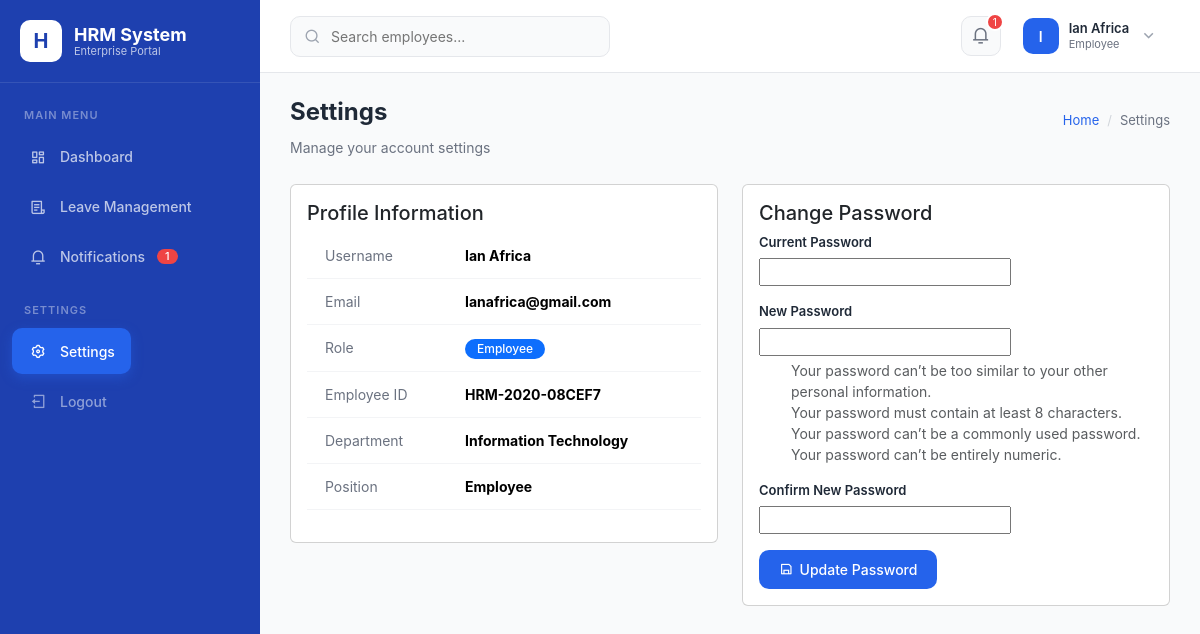
The page /settings/ (signed in) on the database its author committed.
### core/models.py (models this page shows, shortened)
class Employee(models.Model):
    ROLE_CHOICES = [
        ('admin', 'Admin'),
        ('hr_staff', 'HR Staff'),
        ('manager', 'Manager'),
        ('employee', 'Employee'),
    ]
    CIVIL_STATUS_CHOICES = [
        ('Single', 'Single'),
        ('Married', 'Married'),
        ('Divorced', 'Divorced'),
        ('Widowed', 'Widowed'),
    ]
    GENDER_CHOICES = [
        ('Male', 'Male'),
        ('Female', 'Female'),
        ('Other', 'Other'),
    ]
    EMPLOYMENT_TYPE_CHOICES = [
        ('Regular', 'Regular'),
        ('Probationary', 'Probationary'),
        ('Contractual', 'Contractual'),
        ('Part-Time', 'Part-Time'),
        ('Intern', 'Intern'),
    ]
    EMPLOYMENT_STATUS_CHOICES = [
        ('Active', 'Active'),
        ('Inactive', 'Inactive'),
        ('Resigned', 'Resigned'),
        ('Terminated', 'Terminated'),
        ('Suspended', 'Suspended'),
    ]
    user = models.OneToOneField(User, on_delete=models.CASCADE, related_name='employee')
    employee_id = models.CharField(max_length=20, unique=True, editable=False)
    first_name = models.CharField(max_length=50)
    middle_name = models.CharField(max_length=50, blank=True, null=True)
    last_name = models.CharField(max_length=50)
    gender = models.CharField(max_length=10, choices=GENDER_CHOICES)
    birth_date = models.DateField()
    civil_status = models.CharField(max_length=20, choices=CIVIL_STATUS_CHOICES)
    contact_number = models.CharField(max_length=20)
    email_address = models.EmailField()
    address = models.TextField()
    profile_photo = models.ImageField(upload_to='profiles/', blank=True, null=True)
    department = models.ForeignKey(Department, on_delete=models.SET_NULL, null=True, related_name='employees')
    position = models.CharField(max_length=100, blank=True, null=True)
    employment_type = models.CharField(max_length=20, choices=EMPLOYMENT_TYPE_CHOICES, default='Regular')
    date_hired = models.DateField()
    employment_status = models.CharField(max_length=20, choices=EMPLOYMENT_STATUS_CHOICES, default='Active')
    immediate_supervisor = models.CharField(max_length=100, blank=True, null=True)
    role = models.CharField(max_length=20, choices=ROLE_CHOICES, default='employee')
    created_at = models.DateTimeField(auto_now_add=True)
    updated_at = models.DateTimeField(auto_now=True)
    class Meta:
        ordering = ['last_name', 'first_name']

class Department(models.Model):
    name = models.CharField(max_length=100, unique=True)
    code = models.CharField(max_length=10, unique=True)
    description = models.TextField(blank=True, null=True)
    created_at = models.DateTimeField(auto_now_add=True)
    updated_at = models.DateTimeField(auto_now=True)
    class Meta:
        ordering = ['name']

### core/views/settings_views.py (the view)
# urls.py: path('settings/', settings_views.settings_view, name='settings'),
@login_required
def settings_view(request):
    if request.method == 'POST':
        form = PasswordChangeForm(request.user, request.POST)
        if form.is_valid():
            user = form.save()
            update_session_auth_hash(request, user)
            messages.success(request, 'Your password was updated successfully!')
            return redirect('settings')
        else:
            messages.error(request, 'Please correct the errors below.')
    else:
        form = PasswordChangeForm(request.user)
    try:
        employee = request.user.employee
        role_display = employee.get_role_display()
    except:
        employee = None
        role_display = 'HR Administrator' if request.user.is_superuser else 'Employee'
    context = {
        'form': form,
        'employee': employee,
        'role_display': role_display,
    }
    return render(request, 'settings.html', context)

### core/context_processors.py (called while the page is built, shortened)
def notification_count(request):
    if request.user.is_authenticated:
        unread_count = Notification.objects.filter(
            recipient=request.user, is_read=False
        ).count()
        recent_notifications = Notification.objects.filter(
            recipient=request.user
        )[:5]
        user_role = get_user_role(request.user)
        return {
            'unread_notifications': unread_count,
            'recent_notifications': recent_notifications,
            'user_role': user_role,
            'user_role_display': ROLE_DISPLAY.get(user_role, 'Employee'),
        }

### templates/settings.html (shortened to what this page needs)
{% extends 'base.html' %}
{% load static %}
{% block content %}
<div class="page-header">
    <div class="page-title">
        <h2>Settings</h2>
        <small>Manage your account settings</small>
    </div>
    <div class="breadcrumb">
        <a href="{% url 'dashboard' %}">Home</a>
        <span class="separator">/</span>
        <span>Settings</span>
    </div>
</div>
<div class="row">
    <div class="col-md-6">
        <div class="card">
            <div class="card-body">
                <h5 class="card-title">Profile Information</h5>
                <table class="table table-borderless">
                    <tr>
                        <td style="width:140px;color:var(--gray-500);">Username</td>
                        <td><strong>{{ user.username }}</strong></td>
                    </tr>
                    <tr>
                        <td style="color:var(--gray-500);">Email</td>
                        <td><strong>{{ user.email }}</strong></td>
                    </tr>
                    <tr>
                        <td style="color:var(--gray-500);">Role</td>
                        <td><span class="badge bg-primary">{{ role_display }}</span></td>
                    </tr>
                    {% if employee %}
                    <tr>
                        <td style="color:var(--gray-500);">Employee ID</td>
                        <td><strong>{{ employee.employee_id }}</strong></td>
                    </tr>
                    <tr>
                        <td style="color:var(--gray-500);">Department</td>
                        <td><strong>{{ employee.department.name|default:'N/A' }}</strong></td>
                    </tr>
                    <tr>
                        <td style="color:var(--gray-500);">Position</td>
                        <td><strong>{{ employee.position|default:'N/A' }}</strong></td>
                    </tr>
                    {% endif %}
                </table>
            </div>
        </div>
    </div>
    <div class="col-md-6">
        <div class="card">
            <div class="card-body">
                <h5 class="card-title">Change Password</h5>
                <form method="POST">
                    <div class="form-group mb-3">
                        <label>Current Password</label>
                        {{ form.old_password }}
                    </div>
                    <div class="form-group mb-3">
                        <label>New Password</label>
                        {{ form.new_password1 }}
                        {% if form.new_password1.help_text %}
                        <div class="form-text">{{ form.new_password1.help_text }}</div>
                        {% endif %}
                    </div>
                    <div class="form-group mb-3">
                        <label>Confirm New Password</label>
                        {{ form.new_password2 }}
                    </div>
                    <button type="submit" class="btn btn-primary">
                        <i class="ri-save-line"></i> Update Password
                    </button>
                </form>
            </div>
        </div>
    </div>
</div>
{% endblock %}

### templates/navbar.html (shortened to what this page needs)
{% load static %}
<nav class="top-navbar">
    <div class="navbar-left">
        <div class="search-box">
            <i class="ri-search-line"></i>
            <form method="GET" action="{% url 'employee_list' %}" style="display:inline;">
                <input type="text" name="search" placeholder="Search employees..." value="{{ search_query|default:'' }}">
            </form>
        </div>
    </div>
    <div class="navbar-right">
        <div class="position-relative">
            <button class="nav-icon" id="notificationBtn">
                <i class="ri-notification-3-line"></i>
                {% if unread_notifications > 0 %}
                <span class="notification-dot">{{ unread_notifications }}</span>
                {% endif %}
            </button>
        </div>
        <div class="position-relative">
            <div class="user-dropdown" id="userDropdownBtn">
                <div class="user-avatar">
                    {% with name=user.get_full_name|default:user.username %}
                    {{ name|make_list|first|upper }}
                    {% endwith %}
                </div>
                <div class="user-info">
                    <div class="name">{{ user.get_full_name|default:user.username }}</div>
                    <div class="role">{{ user_role_display|default:"Employee" }}</div>
                </div>
                <i class="ri-arrow-down-s-line" style="color:var(--gray-400);font-size:18px;"></i>
            </div>
        </div>
    </div>
</nav>

### static/css/styles.css (style rules this page uses)
:root { --primary: #2563EB; --primary-dark: #1E40AF; --primary-light: #DBEAFE; --white: #FFFFFF; --dark: #1F2937; --success: #10B981; --warning: #F59E0B; --danger: #EF4444; --gray-50: #F9FAFB; --gray-100: #F3F4F6; --gray-200: #E5E7EB; --gray-300: #D1D5DB; --gray-400: #9CA3AF; --gray-500: #6B7280; --gray-600: #4B5563; --sidebar-width: 260px; }
* { margin: 0; padding: 0; box-sizing: border-box; }
body { font-family: 'Inter', -apple-system, BlinkMacSystemFont, 'Segoe UI', Roboto, sans-serif; background: var(--gray-50); color: var(--dark); overflow-x: hidden; }
a { text-decoration: none; }
ul { list-style: none; }
.top-navbar { background: var(--white); padding: 12px 30px; display: flex; align-items: center; justify-content: space-between; border-bottom: 1px solid var(--gray-200); position: sticky; top: 0; z-index: 999; }
.top-navbar .navbar-left { display: flex; align-items: center; gap: 20px; }
.top-navbar .search-box { position: relative; }
.top-navbar .search-box input { width: 320px; padding: 9px 16px 9px 40px; border: 1px solid var(--gray-200); border-radius: 10px; font-size: 14px; background: var(--gray-50); transition: all 0.2s; }
.top-navbar .search-box i { position: absolute; left: 14px; top: 50%; transform: translateY(-50%); color: var(--gray-400); }
.top-navbar .navbar-right { display: flex; align-items: center; gap: 16px; }
.top-navbar .nav-icon { position: relative; width: 40px; height: 40px; border-radius: 10px; background: var(--gray-50); border: 1px solid var(--gray-200); display: flex; align-items: center; justify-content: center; color: var(--gray-500); font-size: 18px; cursor: pointer; transition: all 0.2s; }
.top-navbar .nav-icon .notification-dot { position: absolute; top: -4px; right: -4px; width: 18px; height: 18px; background: var(--danger); border-radius: 50%; font-size: 10px; color: white; display: flex; align-items: center; justify-content: center; border: 2px solid var(--white); }
.top-navbar .user-dropdown { display: flex; align-items: center; gap: 10px; cursor: pointer; padding: 6px 12px 6px 6px; border-radius: 10px; transition: all 0.2s; }
.top-navbar .user-avatar { width: 36px; height: 36px; border-radius: 10px; background: var(--primary); color: white; display: flex; align-items: center; justify-content: center; font-weight: 600; font-size: 14px; }
.top-navbar .user-info { line-height: 1.3; }
.top-navbar .user-info .name { font-size: 13px; font-weight: 600; color: var(--dark); }
.top-navbar .user-info .role { font-size: 11px; color: var(--gray-500); }
.page-header { display: flex; justify-content: space-between; align-items: center; margin-bottom: 25px; flex-wrap: wrap; gap: 12px; }
.page-header h2 { font-size: 24px; font-weight: 700; color: var(--dark); }
.page-header .page-title small { font-size: 14px; color: var(--gray-500); font-weight: 400; }
.breadcrumb { display: flex; align-items: center; gap: 8px; font-size: 13px; color: var(--gray-500); }
.breadcrumb a { color: var(--primary); }
.breadcrumb .separator { color: var(--gray-300); }
.table { width: 100%; border-collapse: collapse; }
.table td { padding: 12px 18px; font-size: 14px; border-bottom: 1px solid var(--gray-100); vertical-align: middle; }
.badge { padding: 4px 12px; border-radius: 20px; font-size: 12px; font-weight: 500; display: inline-block; }
.btn { display: inline-flex; align-items: center; gap: 6px; padding: 9px 20px; border: none; border-radius: 10px; font-size: 14px; font-weight: 500; cursor: pointer; transition: all 0.2s; text-decoration: none; }
.btn-primary { background: var(--primary); color: var(--white); }
.form-group { margin-bottom: 20px; }
.form-group label { display: block; font-size: 13px; font-weight: 600; color: var(--dark); margin-bottom: 6px; }

### rows shown on the page
Employee: employee_id "HRM-2020-08CEF7", department.name "Information Technology", position "Employee"

### other values the page prints
{{ unread_notifications }} "1"
{{ name|make_list|first|upper }} "I"
{{ user.get_full_name|default:user.username }} "Ian Africa"
{{ user_role_display|default:"Employee" }} "Employee"
{{ user.username }} "Ian Africa"
{{ user.email }} "Ianafrica@gmail.com"
{{ role_display }} "Employee"
